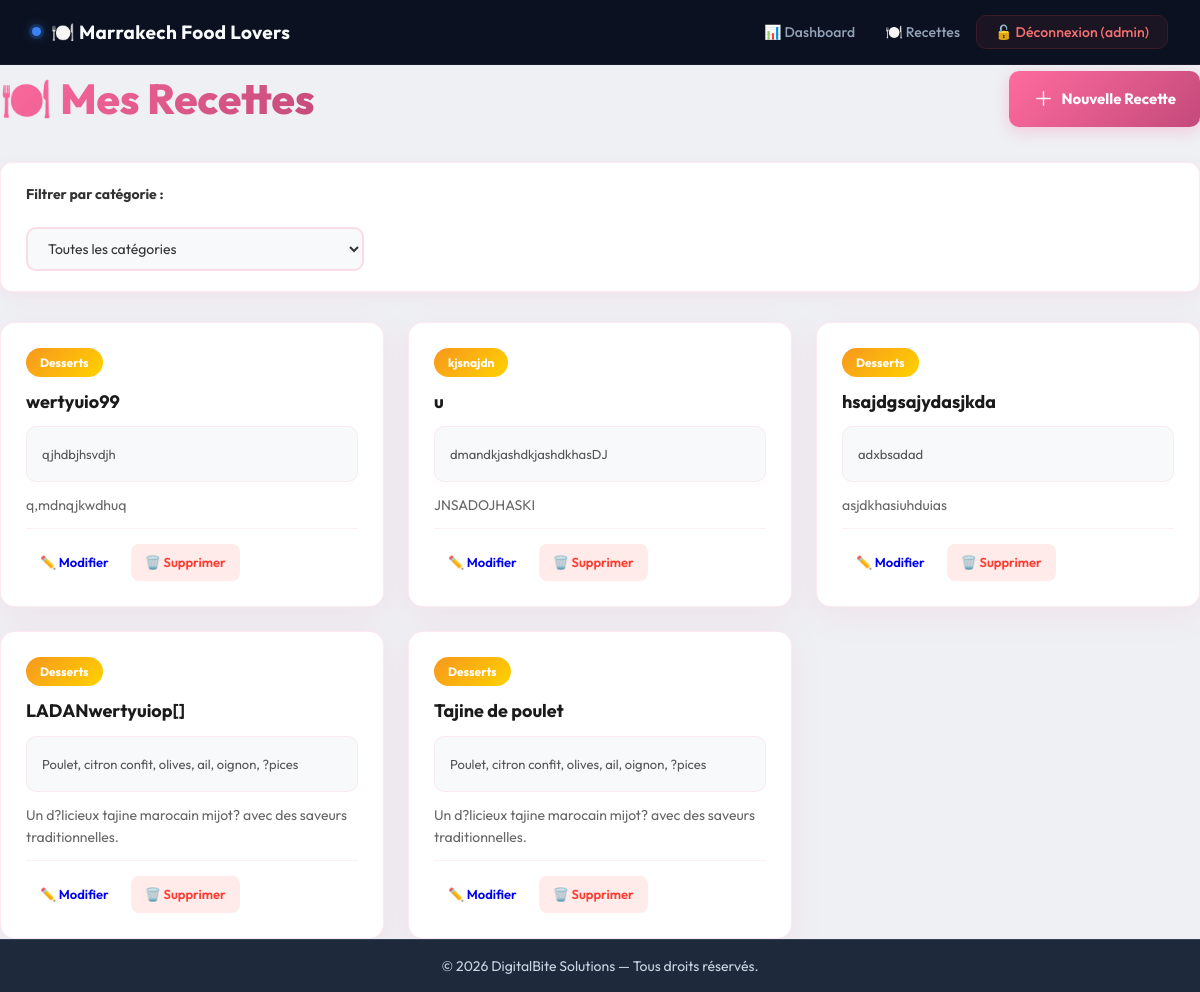
Screenshot of /admin_recipes.php (signed in) with the database file from the repository.
### tables this page shows
CREATE TABLE `recipes` (
  `id` int(11) NOT NULL,
  `title` varchar(150) NOT NULL,
  `ingredients` text NOT NULL,
  `description` text NOT NULL,
  `user_id` int(11) DEFAULT NULL,
  `category_id` int(11) DEFAULT NULL,
  `created_at` timestamp NOT NULL DEFAULT current_timestamp()
);

CREATE TABLE `categories` (
  `id` int(11) NOT NULL,
  `name` varchar(100) NOT NULL
);

### app/controllers/RecipeController.php (called while the page is built, shortened)
<?php
require_once __DIR__ . '/../models/Recipe.php';
class RecipeController {
    private $recipeModel;
    public function __construct() {
        $this->recipeModel   = new Recipe();
    }
    public function dashboard() {
    $category_filter = isset($_GET['category_id']) ? intval($_GET['category_id']) : 0;
    if ($category_filter > 0) {
        $recipes = $this->recipeModel->getByCategory($category_filter);
    } else {
        $recipes = $this->recipeModel->getAll();
    }
    require_once __DIR__ . '/../views/cuisinier/dashboard.php';
}
}
?>

### admin_recipes.php (called while the page is built)
<?php
require_once 'app/controllers/RecipeController.php';
$controller = new RecipeController();
$controller->dashboard();
?>

### app/models/Database.php (called while the page is built, shortened)
<?php
class Database{
private static $instance = null ;
private $pdo;
private function __construct(){
    try{
        $this ->pdo = new PDO(
            'mysql:host=' . DB_HOST . ';dbname=' . DB_NAME . ';charset=utf8',
                DB_USER,
                DB_PASS
        );
        $this ->pdo->setAttribute(PDO::ATTR_ERRMODE, PDO::ERRMODE_EXCEPTION );
    }catch(PDOException $e){
        die ('Erreur de connexion : ' . $e->getMessage());
    }
}
public static function getInstance() {
        if (self::$instance === null) {
            self::$instance = new Database();
        }
        return self::$instance;
}
public function query($sql, $params = []) {
        $stmt = $this->pdo->prepare($sql);
        $stmt->execute($params);
        return $stmt;
}
}
?>

### app/models/Recipe.php (called while the page is built, shortened)
<?php
require_once __DIR__ . '/Database.php';
class Recipe {
    public function getAll() {
        $db   = Database::getInstance();
        $stmt = $db->query(
            'SELECT r.*, c.name AS category_name, u.username
             FROM recipes r
             LEFT JOIN categories c ON r.category_id = c.id
             LEFT JOIN users u ON r.user_id = u.id
             ORDER BY r.created_at DESC'
        );
        return $stmt->fetchAll(PDO::FETCH_ASSOC);
    }
}
?>

### app/views/cuisinier/dashboard.php (the view, shortened to what this page needs)
<?php require_once __DIR__ . '/../includes/header.php'; ?>
<div class="dashboard-header">
    <h2>🍽️ Mes Recettes</h2>
    <a href="/Marrakech_Food_Lovers/create_recipe.php" class="btn-new-prompt">
        <span class="btn-new-prompt-icon">＋</span>
        Nouvelle Recette
    </a>
</div>
<div class="filter-box">
    <form action="/Marrakech_Food_Lovers/dashboard.php" method="GET">
        <label for="category_id">Filtrer par catégorie :</label>
        <select name="category_id" id="category_id" onchange="this.form.submit()">
            <option value="0">Toutes les catégories</option>
        </select>
    </form>
</div>
<div class="prompt-grid">
    <?php if (count($recipes) > 0) : ?>
        <?php foreach ($recipes as $r) : ?>
            <div class="prompt-card">
                <span class="badge"><?= htmlspecialchars($r['category_name']) ?></span>
                <h3><?= htmlspecialchars($r['title']) ?></h3>
                <div class="content-box">
                    <code><?= nl2br(htmlspecialchars($r['ingredients'])) ?></code>
                </div>
                <p><?= nl2br(htmlspecialchars($r['description'])) ?></p>
                <div class="actions">
                    <?php if ($r['user_id'] == $_SESSION['user_id'] || $_SESSION['role'] === 'admin') : ?>
                        <a href="/Marrakech_Food_Lovers/edit_recipe.php?id=<?= $r['id'] ?>">✏️ Modifier</a>
                        <a href="/Marrakech_Food_Lovers/delete_recipe.php?id=<?= $r['id'] ?>"
                           onclick="return confirm('Supprimer cette recette ?')"
                           class="btn-delete">🗑️ Supprimer</a>
                    <?php else : ?>
                        <span class="badge-readonly">👁️ Lecture seule</span>
                    <?php endif; ?>
                </div>
            </div>
        <?php endforeach; ?>
    <?php else : ?>
        <div class="empty-state">
            <p>🍽️ Aucune recette trouvée. Créez votre première recette !</p>
        </div>
    <?php endif; ?>
</div>
<?php require_once __DIR__ . '/../includes/footer.php'; ?>

### public/css/style.css (style rules this page uses)
:root { --primary: #4f46e5; --primary-hover: #4338ca; --secondary: #10b981; --secondary-hover:#059669; --danger: #ef4444; --danger-hover: #dc2626; --bg-page: #eef0f4; --bg-card: #ffffff; --bg-content: #f8fafc; --text-primary: #0f172a; --text-secondary: #475569; --text-muted: #94a3b8; --bg-dark: #0b1120; --border: #e2e8f0; --table-header: #f28b82; --radius-sm: 6px; --radius-md: 10px; --radius-lg: 14px; --radius-xl: 18px; --radius-2xl: 24px; --shadow-xs: 0 1px 2px rgba(0,0,0,0.04); --shadow-sm: 0 2px 6px rgba(0,0,0,0.06); --shadow-md: 0 4px 12px rgba(0,0,0,0.08); --shadow-lg: 0 8px 24px rgba(0,0,0,0.10); --shadow-xl: 0 16px 40px rgba(0,0,0,0.14); --bar-blue: #4f46e5; --bar-purple: #7c3aed; --bar-green: #10b981; --bar-orange: #f59e0b; }
*, *::before, *::after { margin: 0; padding: 0; box-sizing: border-box; }
html { scroll-behavior: smooth; }
body { font-family: 'Outfit', 'Segoe UI', Tahoma, sans-serif; font-size: 15px; font-weight: 400; color: var(--text-primary); background-color: var(--bg-page); line-height: 1.6; min-height: 100vh; display: flex; flex-direction: column; }
.dashboard-header { margin-bottom: 28px; }
input[type="text"], input[type="email"], input[type="password"], input[type="number"], input[type="datetime-local"], select, textarea { width: 100%; padding: 11px 16px; border: 1.5px solid var(--border); border-radius: var(--radius-md); font-family: 'Outfit', sans-serif; font-size: 14px; font-weight: 400; color: var(--text-primary); background-color: var(--bg-content); transition: border-color 0.2s ease, box-shadow 0.2s ease; outline: none; margin-top: 6px; }
.badge { display: inline-flex; align-items: center; gap: 4px; padding: 4px 12px; border-radius: 999px; font-size: 12px; font-weight: 600; }

### app/views/includes/footer.php (style rules this page uses)
body { display:flex; flex-direction:column; min-height:100vh; }

### rows the page displays
recipes: category.name "Desserts", title "wertyuio99", ingredients "qjhdbjhsvdjh", description "q,mdnqjkwdhuq"
recipes: category.name "kjsnajdn", title "u", ingredients "dmandkjashdkjashdkhasDJ", description "JNSADOJHASKI"
recipes: category.name "Desserts", title "hsajdgsajydasjkda", ingredients "adxbsadad", description "asjdkhasiuhduias"
recipes: category.name "Desserts", title "LADANwertyuiop[]", ingredients "Poulet, citron confit, olives, ail, oignon, ?pices", description "Un d?licieux tajine marocain mijot? avec des saveurs traditionnelles."
recipes: category.name "Desserts", title "Tajine de poulet", ingredients "Poulet, citron confit, olives, ail, oignon, ?pices", description "Un d?licieux tajine marocain mijot? avec des saveurs traditionnelles."

### other values shown
$_SESSION['username'] "admin"
